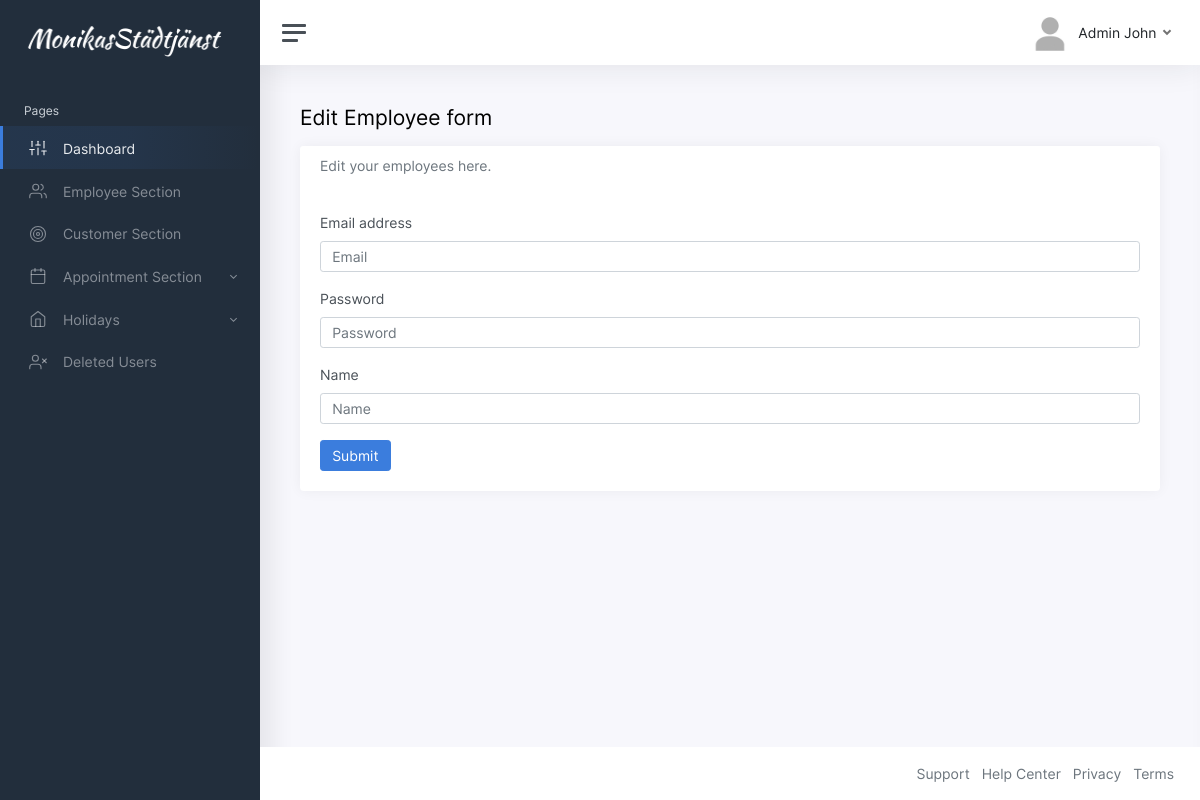
/edit-employee.php?id=kunaldey997@gmail.com (signed in), run on an earlier commit of the app's database.
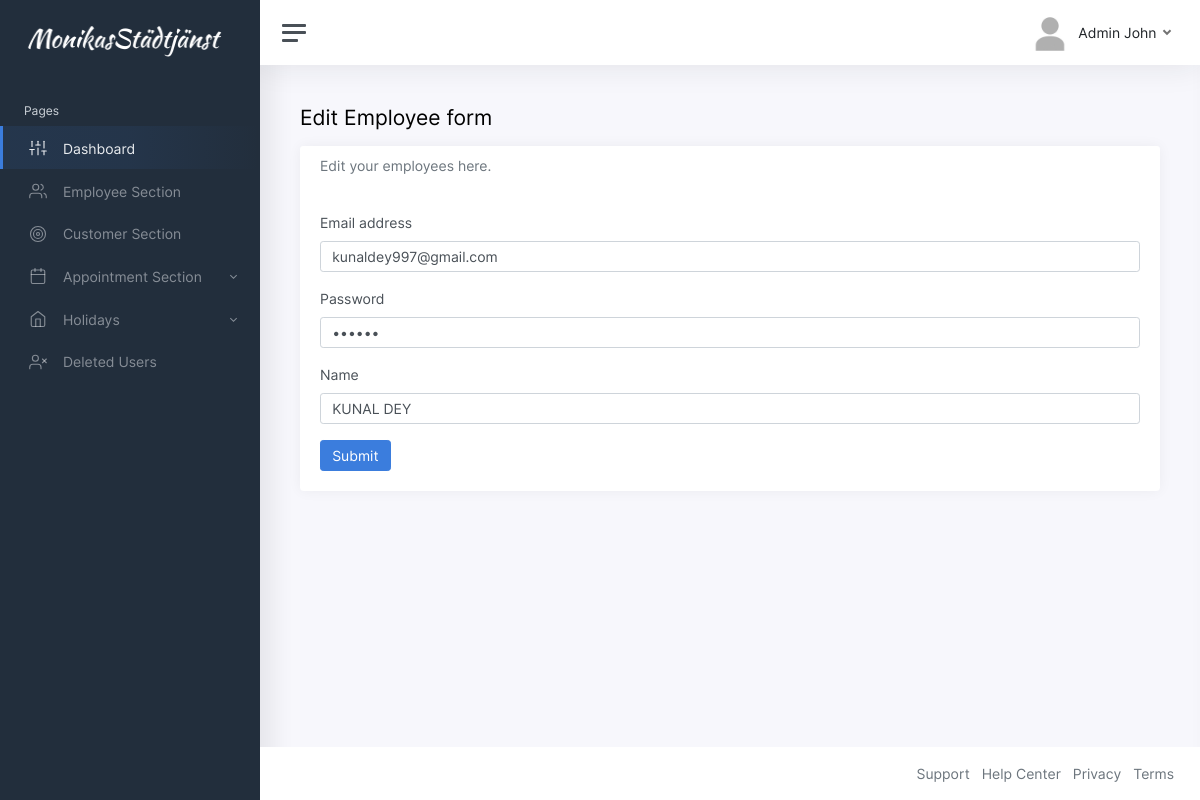
And on a later commit of the database.
### tables this page shows
CREATE TABLE `users` (
  `id` int(255) NOT NULL,
  `user_id` varchar(100) NOT NULL,
  `password` varchar(100) NOT NULL,
  `role` varchar(100) NOT NULL,
  `name` varchar(100) NOT NULL,
  `deleted_at` datetime(6) DEFAULT NULL
);

### edit-employee.php (the view, shortened to what this page needs)
<?php
include "connection.php";
?>
<!DOCTYPE html>
<html lang="en">
<head>
	<link href="css/app.css" rel="stylesheet">
</head>
<body>
	<div class="wrapper">
		<nav id="sidebar" class="sidebar">
			<div class="sidebar-content js-simplebar">
		<?php include("sidebar.php"); ?>
			</div>
		</nav>
		<div class="main">
            <?php
                $user_id = $_GET['id'];
                $result = mysqli_query($db,"SELECT name,user_id,password from `users` where user_id='$user_id';");
                $res = mysqli_fetch_assoc($result);
            ?>
			<nav class="navbar navbar-expand navbar-light navbar-bg">
				<a class="sidebar-toggle d-flex">
          <i class="hamburger align-self-center"></i>
        </a>
								<?php include("navbar.php"); ?>
			</nav>
			<main class="content">
				<div class="container-fluid p-0">
					<h1 class="h3 mb-3">Edit Employee form</h1>
					<div class="row">
						<div class="">
							<div class="card">
								<div class="card-header">
									<h6 class="card-subtitle text-muted">Edit your employees here.</h6>
								</div>
								<div class="card-body">
									<form enctype="multipart/form-data" method="post" action="">
										<div class="mb-3">
											<label class="form-label">Email address</label>
											<input type="email" name="email" class="form-control" placeholder="Email" value="<?php echo $res['user_id'] ?>">
										</div>
										<div class="mb-3">
											<label class="form-label">Password</label>
											<input type="password"  name="password"class="form-control" placeholder="Password" value="<?php echo $res['password'] ?>">
										</div>
                                        <div class="mb-3">
											<label class="form-label">Name</label>
											<input type="text" name="name" class="form-control" placeholder="Name" value="<?php echo $res['name'] ?>">
										</div>
										<button type="submit" name="submit"class="btn btn-primary">Submit</button>
									</form>
								</div>
							</div>
						</div>
							</div>
						</div>
			</main>
			<?php include("footer.php"); ?>
		</div>
	</div>
</body>
</html>

What changed in the data, as far as the page shows it:
added users: email "kunaldey997@gmail.com", name "KUNAL DEY"
